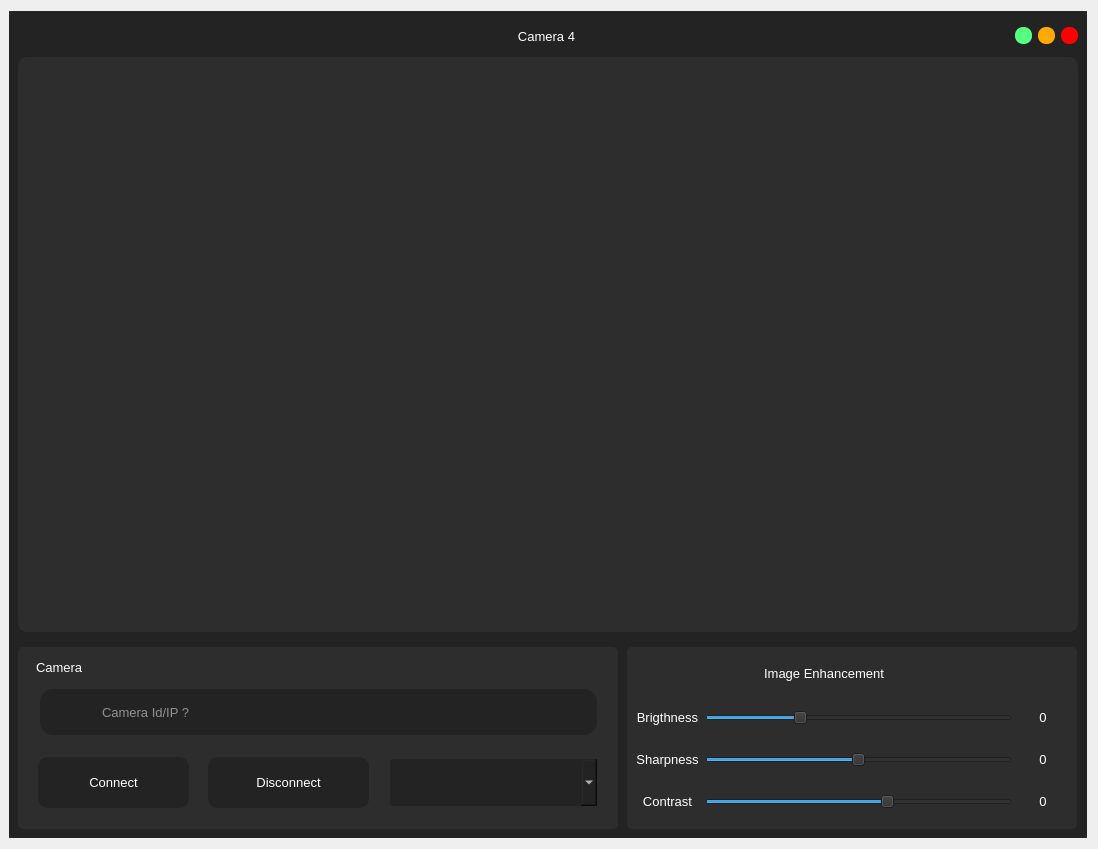
<?xml version="1.0" encoding="UTF-8"?>
<ui version="4.0">
 <class>Dialog</class>
 <widget class="QDialog" name="Dialog">
  <property name="geometry">
   <rect>
    <x>0</x>
    <y>0</y>
    <width>1098</width>
    <height>849</height>
   </rect>
  </property>
  <property name="minimumSize">
   <size>
    <width>1098</width>
    <height>819</height>
   </size>
  </property>
  <property name="maximumSize">
   <size>
    <width>1098</width>
    <height>880</height>
   </size>
  </property>
  <property name="windowTitle">
   <string>Dialog</string>
  </property>
  <layout class="QVBoxLayout" name="verticalLayout">
   <property name="leftMargin">
    <number>9</number>
   </property>
   <item>
    <widget class="QFrame" name="frame">
     <property name="styleSheet">
      <string notr="true">background-color: rgb(45, 45, 45);</string>
     </property>
     <property name="frameShape">
      <enum>QFrame::NoFrame</enum>
     </property>
     <property name="frameShadow">
      <enum>QFrame::Raised</enum>
     </property>
     <layout class="QVBoxLayout" name="verticalLayout_4">
      <property name="spacing">
       <number>0</number>
      </property>
      <property name="leftMargin">
       <number>0</number>
      </property>
      <property name="topMargin">
       <number>0</number>
      </property>
      <property name="rightMargin">
       <number>0</number>
      </property>
      <property name="bottomMargin">
       <number>0</number>
      </property>
      <item>
       <widget class="QFrame" name="frame_2">
        <property name="styleSheet">
         <string notr="true">QFrame{
	background-color: rgb(35, 35, 35);
	border-radius:5px;
}</string>
        </property>
        <property name="frameShape">
         <enum>QFrame::NoFrame</enum>
        </property>
        <property name="frameShadow">
         <enum>QFrame::Raised</enum>
        </property>
        <layout class="QVBoxLayout" name="verticalLayout_2">
         <property name="leftMargin">
          <number>0</number>
         </property>
         <property name="topMargin">
          <number>0</number>
         </property>
         <property name="rightMargin">
          <number>0</number>
         </property>
         <property name="bottomMargin">
          <number>0</number>
         </property>
         <item>
          <widget class="QFrame" name="frame_3">
           <property name="minimumSize">
            <size>
             <width>0</width>
             <height>40</height>
            </size>
           </property>
           <property name="maximumSize">
            <size>
             <width>16777215</width>
             <height>30</height>
            </size>
           </property>
           <property name="frameShape">
            <enum>QFrame::NoFrame</enum>
           </property>
           <property name="frameShadow">
            <enum>QFrame::Raised</enum>
           </property>
           <layout class="QHBoxLayout" name="horizontalLayout">
            <property name="topMargin">
             <number>0</number>
            </property>
            <property name="bottomMargin">
             <number>0</number>
            </property>
            <item>
             <widget class="QLabel" name="label">
              <property name="minimumSize">
               <size>
                <width>60</width>
                <height>0</height>
               </size>
              </property>
              <property name="maximumSize">
               <size>
                <width>60</width>
                <height>16777215</height>
               </size>
              </property>
              <property name="text">
               <string/>
              </property>
              <property name="pixmap">
               <pixmap resource="../resource/asset.qrc">:/icons/asset/video.svg</pixmap>
              </property>
             </widget>
            </item>
            <item>
             <widget class="QLabel" name="label_2">
              <property name="font">
               <font>
                <family>Arial</family>
                <pointsize>10</pointsize>
               </font>
              </property>
              <property name="styleSheet">
               <string notr="true">QLabel{
	color: rgb(255, 255, 255);
}</string>
              </property>
              <property name="text">
               <string>Camera 4</string>
              </property>
              <property name="alignment">
               <set>Qt::AlignCenter</set>
              </property>
             </widget>
            </item>
            <item>
             <widget class="QPushButton" name="btn_minimize">
              <property name="minimumSize">
               <size>
                <width>16</width>
                <height>16</height>
               </size>
              </property>
              <property name="maximumSize">
               <size>
                <width>17</width>
                <height>17</height>
               </size>
              </property>
              <property name="styleSheet">
               <string notr="true">QPushButton{
	background-color: rgb(85, 255, 127);
	border:none;
	border-radius: 8px;
}

QPushButton:hover{	
	background-color: rgba(85, 255, 127,150);
	
}</string>
              </property>
              <property name="text">
               <string/>
              </property>
             </widget>
            </item>
            <item>
             <widget class="QPushButton" name="btn_maximize">
              <property name="minimumSize">
               <size>
                <width>16</width>
                <height>16</height>
               </size>
              </property>
              <property name="maximumSize">
               <size>
                <width>17</width>
                <height>17</height>
               </size>
              </property>
              <property name="styleSheet">
               <string notr="true">QPushButton{
	
	background-color: rgb(255, 170, 0);
	border:none;
	border-radius: 8px;
}

QPushButton:hover{	
	background-color: rgba(255, 170, 0,150);
	
}</string>
              </property>
              <property name="text">
               <string/>
              </property>
             </widget>
            </item>
            <item>
             <widget class="QPushButton" name="btn_close">
              <property name="minimumSize">
               <size>
                <width>16</width>
                <height>16</height>
               </size>
              </property>
              <property name="maximumSize">
               <size>
                <width>17</width>
                <height>17</height>
               </size>
              </property>
              <property name="styleSheet">
               <string notr="true">QPushButton{
	background-color: rgb(255, 0, 0);
	border:none;
	border-radius: 8px;
}

QPushButton:hover{	
	background-color: rgba(255, 0, 0,150);
	
}</string>
              </property>
              <property name="text">
               <string/>
              </property>
             </widget>
            </item>
           </layout>
          </widget>
         </item>
         <item>
          <widget class="QFrame" name="frame_4">
           <property name="frameShape">
            <enum>QFrame::NoFrame</enum>
           </property>
           <property name="frameShadow">
            <enum>QFrame::Raised</enum>
           </property>
           <layout class="QVBoxLayout" name="verticalLayout_3">
            <property name="leftMargin">
             <number>9</number>
            </property>
            <property name="topMargin">
             <number>0</number>
            </property>
            <property name="rightMargin">
             <number>9</number>
            </property>
            <property name="bottomMargin">
             <number>0</number>
            </property>
            <item>
             <widget class="QFrame" name="camera_view">
              <property name="minimumSize">
               <size>
                <width>0</width>
                <height>400</height>
               </size>
              </property>
              <property name="styleSheet">
               <string notr="true">QFrame{
	border-radius:10px;
	background-color: rgb(45, 45, 45);
}</string>
              </property>
              <property name="frameShape">
               <enum>QFrame::NoFrame</enum>
              </property>
              <property name="frameShadow">
               <enum>QFrame::Raised</enum>
              </property>
              <layout class="QVBoxLayout" name="verticalLayout_5">
               <property name="spacing">
                <number>6</number>
               </property>
               <property name="leftMargin">
                <number>0</number>
               </property>
               <property name="topMargin">
                <number>0</number>
               </property>
               <property name="rightMargin">
                <number>0</number>
               </property>
               <property name="bottomMargin">
                <number>0</number>
               </property>
               <item>
                <widget class="QLabel" name="camera_feeds">
                 <property name="font">
                  <font>
                   <family>Arial</family>
                   <pointsize>12</pointsize>
                  </font>
                 </property>
                 <property name="styleSheet">
                  <string notr="true">QLabel{
	color: rgb(255, 255, 255);
	border-radius:10px;
	background-color: rgb(45, 45, 45);
}</string>
                 </property>
                 <property name="text">
                  <string/>
                 </property>
                 <property name="pixmap">
                  <pixmap resource="../resource/asset.qrc">:/icons/asset/camera-off.svg</pixmap>
                 </property>
                 <property name="alignment">
                  <set>Qt::AlignCenter</set>
                 </property>
                </widget>
               </item>
              </layout>
             </widget>
            </item>
           </layout>
          </widget>
         </item>
         <item>
          <widget class="QFrame" name="frame_5">
           <property name="maximumSize">
            <size>
             <width>16777215</width>
             <height>200</height>
            </size>
           </property>
           <property name="frameShape">
            <enum>QFrame::NoFrame</enum>
           </property>
           <property name="frameShadow">
            <enum>QFrame::Raised</enum>
           </property>
           <layout class="QHBoxLayout" name="horizontalLayout_2">
            <property name="spacing">
             <number>9</number>
            </property>
            <property name="leftMargin">
             <number>9</number>
            </property>
            <item>
             <widget class="QFrame" name="frame_6">
              <property name="minimumSize">
               <size>
                <width>600</width>
                <height>0</height>
               </size>
              </property>
              <property name="maximumSize">
               <size>
                <width>550</width>
                <height>16777215</height>
               </size>
              </property>
              <property name="styleSheet">
               <string notr="true">
QFrame{
	background-color: rgb(45, 45, 45);
	border-radius:5px;
}</string>
              </property>
              <property name="frameShape">
               <enum>QFrame::StyledPanel</enum>
              </property>
              <property name="frameShadow">
               <enum>QFrame::Raised</enum>
              </property>
              <widget class="QLabel" name="label_28">
               <property name="geometry">
                <rect>
                 <x>40</x>
                 <y>50</y>
                 <width>31</width>
                 <height>30</height>
                </rect>
               </property>
               <property name="minimumSize">
                <size>
                 <width>0</width>
                 <height>30</height>
                </size>
               </property>
               <property name="maximumSize">
                <size>
                 <width>16777215</width>
                 <height>30</height>
                </size>
               </property>
               <property name="styleSheet">
                <string notr="true">background-color: rgb(35,35,35);</string>
               </property>
               <property name="text">
                <string/>
               </property>
               <property name="pixmap">
                <pixmap resource="../resource/asset.qrc">:/icons/asset/video.svg</pixmap>
               </property>
              </widget>
              <widget class="QPushButton" name="btn_exit_cam_connect">
               <property name="geometry">
                <rect>
                 <x>20</x>
                 <y>110</y>
                 <width>151</width>
                 <height>51</height>
                </rect>
               </property>
               <property name="font">
                <font>
                 <pointsize>10</pointsize>
                </font>
               </property>
               <property name="styleSheet">
                <string notr="true">QPushButton{
	color: rgb(255, 255, 255);
	background-color: rgb(35, 35, 35);
	border:none;
	border-radius: 10px;
}

QPushButton:hover{
	border-radius: 20px;
}

QPushButton:pressed{
	border: 2px solid rgb(255,255,255);	
}</string>
               </property>
               <property name="text">
                <string>Connect</string>
               </property>
               <property name="icon">
                <iconset resource="../resource/asset.qrc">
                 <normaloff>:/icons/asset/video.svg</normaloff>:/icons/asset/video.svg</iconset>
               </property>
               <property name="iconSize">
                <size>
                 <width>30</width>
                 <height>30</height>
                </size>
               </property>
               <property name="flat">
                <bool>true</bool>
               </property>
              </widget>
              <widget class="QLineEdit" name="exit_cam_ip">
               <property name="geometry">
                <rect>
                 <x>20</x>
                 <y>40</y>
                 <width>561</width>
                 <height>50</height>
                </rect>
               </property>
               <property name="minimumSize">
                <size>
                 <width>0</width>
                 <height>50</height>
                </size>
               </property>
               <property name="maximumSize">
                <size>
                 <width>16777215</width>
                 <height>50</height>
                </size>
               </property>
               <property name="font">
                <font>
                 <pointsize>10</pointsize>
                </font>
               </property>
               <property name="styleSheet">
                <string notr="true">QLineEdit{
    background-color: rgb(35,35,35);
	color: rgb(255, 255, 255);
	border: 2px solid  rgb(45, 45, 45);
	border-radius:15px;
	padding-left: 60px;
}

QLineEdit:hover{
	border:2px solid rgb(35, 35, 35);
}

QLineEdit:focus{
	border:2px solid rgb(255, 255, 255);
}</string>
               </property>
               <property name="placeholderText">
                <string>Camera Id/IP ?</string>
               </property>
               <property name="clearButtonEnabled">
                <bool>true</bool>
               </property>
              </widget>
              <widget class="QPushButton" name="btn_exit_cam_disconect">
               <property name="geometry">
                <rect>
                 <x>190</x>
                 <y>110</y>
                 <width>161</width>
                 <height>51</height>
                </rect>
               </property>
               <property name="font">
                <font>
                 <pointsize>10</pointsize>
                </font>
               </property>
               <property name="styleSheet">
                <string notr="true">QPushButton{
	color: rgb(255, 255, 255);
	background-color: rgb(35, 35, 35);
	border:none;
	border-radius: 10px;
}

QPushButton:hover{
	border-radius: 20px;
}

QPushButton:pressed{
	border: 2px solid rgb(255,255,255);	
}</string>
               </property>
               <property name="text">
                <string>Disconnect</string>
               </property>
               <property name="icon">
                <iconset resource="../resource/asset.qrc">
                 <normaloff>:/icons/asset/video-off.svg</normaloff>:/icons/asset/video-off.svg</iconset>
               </property>
               <property name="iconSize">
                <size>
                 <width>30</width>
                 <height>30</height>
                </size>
               </property>
               <property name="flat">
                <bool>true</bool>
               </property>
              </widget>
              <widget class="QLabel" name="label_15">
               <property name="geometry">
                <rect>
                 <x>10</x>
                 <y>10</y>
                 <width>131</width>
                 <height>20</height>
                </rect>
               </property>
               <property name="minimumSize">
                <size>
                 <width>0</width>
                 <height>20</height>
                </size>
               </property>
               <property name="maximumSize">
                <size>
                 <width>16777215</width>
                 <height>20</height>
                </size>
               </property>
               <property name="font">
                <font>
                 <family>Arial</family>
                 <pointsize>10</pointsize>
                </font>
               </property>
               <property name="styleSheet">
                <string notr="true">color: rgb(255, 255, 255);
padding-left:5px;</string>
               </property>
               <property name="text">
                <string>Camera </string>
               </property>
               <property name="alignment">
                <set>Qt::AlignLeading|Qt::AlignLeft|Qt::AlignVCenter</set>
               </property>
              </widget>
              <widget class="QComboBox" name="comboBox">
               <property name="geometry">
                <rect>
                 <x>370</x>
                 <y>110</y>
                 <width>211</width>
                 <height>51</height>
                </rect>
               </property>
               <property name="minimumSize">
                <size>
                 <width>0</width>
                 <height>51</height>
                </size>
               </property>
               <property name="maximumSize">
                <size>
                 <width>16777215</width>
                 <height>51</height>
                </size>
               </property>
               <property name="font">
                <font>
                 <pointsize>10</pointsize>
                </font>
               </property>
               <property name="styleSheet">
                <string notr="true">QComboBox{
	color: rgb(255, 255, 255);
	border: 2px solid rgb(45, 45, 45);
	padding-left:10px;
	border-radius: 5px;
	background-color: rgb(35, 35, 35);
}</string>
               </property>
               <property name="frame">
                <bool>false</bool>
               </property>
              </widget>
              <zorder>btn_exit_cam_connect</zorder>
              <zorder>exit_cam_ip</zorder>
              <zorder>btn_exit_cam_disconect</zorder>
              <zorder>label_28</zorder>
              <zorder>label_15</zorder>
              <zorder>comboBox</zorder>
             </widget>
            </item>
            <item>
             <widget class="QFrame" name="frame_7">
              <property name="maximumSize">
               <size>
                <width>450</width>
                <height>16777215</height>
               </size>
              </property>
              <property name="styleSheet">
               <string notr="true">QFrame{
	background-color: rgb(45, 45, 45);
	border-radius:5px;
}</string>
              </property>
              <property name="frameShape">
               <enum>QFrame::NoFrame</enum>
              </property>
              <property name="frameShadow">
               <enum>QFrame::Raised</enum>
              </property>
              <layout class="QGridLayout" name="gridLayout">
               <property name="verticalSpacing">
                <number>20</number>
               </property>
               <item row="2" column="2">
                <widget class="QLabel" name="sharpness_value">
                 <property name="minimumSize">
                  <size>
                   <width>50</width>
                   <height>0</height>
                  </size>
                 </property>
                 <property name="font">
                  <font>
                   <family>Arial</family>
                   <pointsize>10</pointsize>
                   <weight>50</weight>
                   <bold>false</bold>
                  </font>
                 </property>
                 <property name="styleSheet">
                  <string notr="true">QLabel{
	color: rgb(255, 255, 255);
	background-color: rgb(45, 45, 45);
	border-radius: 10px;
}</string>
                 </property>
                 <property name="text">
                  <string>0</string>
                 </property>
                 <property name="alignment">
                  <set>Qt::AlignCenter</set>
                 </property>
                </widget>
               </item>
               <item row="2" column="1">
                <widget class="QSlider" name="sharpness">
                 <property name="maximum">
                  <number>100</number>
                 </property>
                 <property name="value">
                  <number>50</number>
                 </property>
                 <property name="orientation">
                  <enum>Qt::Horizontal</enum>
                 </property>
                </widget>
               </item>
               <item row="1" column="1">
                <widget class="QSlider" name="brigthness">
                 <property name="toolTip">
                  <string/>
                 </property>
                 <property name="maximum">
                  <number>100</number>
                 </property>
                 <property name="value">
                  <number>30</number>
                 </property>
                 <property name="orientation">
                  <enum>Qt::Horizontal</enum>
                 </property>
                </widget>
               </item>
               <item row="3" column="2">
                <widget class="QLabel" name="contrast_value">
                 <property name="minimumSize">
                  <size>
                   <width>50</width>
                   <height>0</height>
                  </size>
                 </property>
                 <property name="font">
                  <font>
                   <family>Arial</family>
                   <pointsize>10</pointsize>
                   <weight>50</weight>
                   <bold>false</bold>
                  </font>
                 </property>
                 <property name="styleSheet">
                  <string notr="true">QLabel{
	color: rgb(255, 255, 255);
	background-color: rgb(45, 45, 45);
	border-radius: 10px;
}</string>
                 </property>
                 <property name="text">
                  <string>0</string>
                 </property>
                 <property name="alignment">
                  <set>Qt::AlignCenter</set>
                 </property>
                </widget>
               </item>
               <item row="2" column="0">
                <widget class="QLabel" name="entry_erosion_label">
                 <property name="font">
                  <font>
                   <family>Arial</family>
                   <pointsize>10</pointsize>
                   <weight>50</weight>
                   <bold>false</bold>
                  </font>
                 </property>
                 <property name="styleSheet">
                  <string notr="true">QLabel{
	color: rgb(255, 255, 255);
	background-color: rgb(45, 45, 45);
	border-radius: 10px;
}</string>
                 </property>
                 <property name="text">
                  <string>Sharpness</string>
                 </property>
                 <property name="alignment">
                  <set>Qt::AlignCenter</set>
                 </property>
                </widget>
               </item>
               <item row="3" column="1">
                <widget class="QSlider" name="contrast">
                 <property name="maximum">
                  <number>100</number>
                 </property>
                 <property name="value">
                  <number>60</number>
                 </property>
                 <property name="orientation">
                  <enum>Qt::Horizontal</enum>
                 </property>
                </widget>
               </item>
               <item row="1" column="2">
                <widget class="QLabel" name="brightness_value">
                 <property name="minimumSize">
                  <size>
                   <width>50</width>
                   <height>0</height>
                  </size>
                 </property>
                 <property name="font">
                  <font>
                   <family>Arial</family>
                   <pointsize>10</pointsize>
                   <weight>50</weight>
                   <bold>false</bold>
                  </font>
                 </property>
                 <property name="styleSheet">
                  <string notr="true">QLabel{
	color: rgb(255, 255, 255);
	background-color: rgb(45, 45, 45);
	border-radius: 10px;
}</string>
                 </property>
                 <property name="text">
                  <string>0</string>
                 </property>
                 <property name="alignment">
                  <set>Qt::AlignCenter</set>
                 </property>
                </widget>
               </item>
               <item row="1" column="0">
                <widget class="QLabel" name="entry_dilation_label">
                 <property name="font">
                  <font>
                   <family>Arial</family>
                   <pointsize>10</pointsize>
                   <weight>50</weight>
                   <bold>false</bold>
                  </font>
                 </property>
                 <property name="styleSheet">
                  <string notr="true">QLabel{
	color: rgb(255, 255, 255);
	background-color: rgb(45, 45, 45);
	border-radius: 10px;
}</string>
                 </property>
                 <property name="text">
                  <string>Brigthness</string>
                 </property>
                 <property name="alignment">
                  <set>Qt::AlignCenter</set>
                 </property>
                </widget>
               </item>
               <item row="0" column="0" colspan="2">
                <widget class="QLabel" name="label_14">
                 <property name="minimumSize">
                  <size>
                   <width>0</width>
                   <height>20</height>
                  </size>
                 </property>
                 <property name="maximumSize">
                  <size>
                   <width>16777215</width>
                   <height>20</height>
                  </size>
                 </property>
                 <property name="font">
                  <font>
                   <family>Arial</family>
                   <pointsize>10</pointsize>
                  </font>
                 </property>
                 <property name="styleSheet">
                  <string notr="true">color: rgb(255, 255, 255);</string>
                 </property>
                 <property name="text">
                  <string>Image Enhancement</string>
                 </property>
                 <property name="alignment">
                  <set>Qt::AlignCenter</set>
                 </property>
                </widget>
               </item>
               <item row="3" column="0">
                <widget class="QLabel" name="entry_blur_label">
                 <property name="font">
                  <font>
                   <family>Arial</family>
                   <pointsize>10</pointsize>
                   <weight>50</weight>
                   <bold>false</bold>
                  </font>
                 </property>
                 <property name="styleSheet">
                  <string notr="true">QLabel{
	color: rgb(255, 255, 255);
	background-color: rgb(45, 45, 45);
	border-radius: 10px;
}</string>
                 </property>
                 <property name="text">
                  <string>Contrast</string>
                 </property>
                 <property name="alignment">
                  <set>Qt::AlignCenter</set>
                 </property>
                </widget>
               </item>
              </layout>
             </widget>
            </item>
           </layout>
          </widget>
         </item>
        </layout>
       </widget>
      </item>
     </layout>
    </widget>
   </item>
  </layout>
 </widget>
 <resources>
  <include location="../resource/asset.qrc"/>
 </resources>
 <connections/>
</ui>
